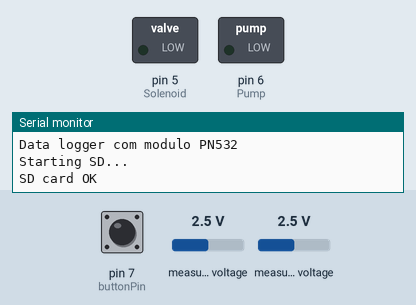
This sketch was run on a simulated Arduino Uno, built with avr-gcc and run on an emulated ATmega328P. Parts: switched loads named in the sketch (green lamp = pin HIGH), the last lines printed to the serial monitor. The test bench sets the inputs (shaded band); at power-on: pin 7 (buttonPin) LOW, measured voltage 2.5 V. The local clock reads 2024-03-15 10:24:30 at power-on unless the sketch sets it; storage starts empty.

Above: at 1.2 s.
1.3 s: pin 7 (buttonPin) pulled HIGH for 0.15 s
At 2.7 s:
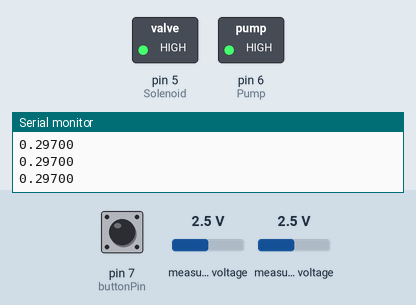
Timing chart, 0 to 4.3 s (numbered marks = the images above; inputs shaded):
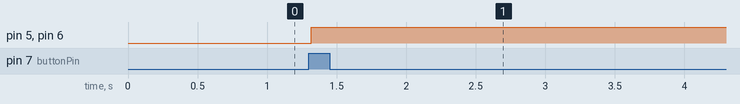

Measured:
- after the input at 1.3 s, pin 5 (Solenoid), pin 6 (Pump): LOW → HIGH at once

The sketch:

Pneumatron_shield_manual.ino
```cpp
int Pump = 6;
int Solenoid = 5;

const int buttonPin = 7;
int buttonState = 0;

long time_1 = 1;
long time_2 = 1;
long measure = 1;

#include "RTClib.h"
#include <SPI.h>
#include <SD.h>
#include <Wire.h>
#include <Adafruit_ADS1015.h>
Adafruit_ADS1115 ads(0x48);

float pressure = 0.0;
int Pino_CS = 10;

RTC_DS1307 rtc;
File file;

void setup() {
   Serial.begin(9600);
   ads.begin();
   ads.setGain(GAIN_EIGHT);
// ads1015.setGain(GAIN_TWOTHIRDS);  // 2/3x gain +/- 6.144V  1 bit = 3mV (default)
// ads1015.setGain(GAIN_ONE);     // 1x gain   +/- 4.096V  1 bit = 2mV
// ads1015.setGain(GAIN_TWO);     // 2x gain   +/- 2.048V  1 bit = 1mV
// ads1015.setGain(GAIN_FOUR);    // 4x gain   +/- 1.024V  1 bit = 0.5mV
// ads1015.setGain(GAIN_EIGHT);   // 8x gain   +/- 0.512V  1 bit = 0.25mV
// ads1015.setGain(GAIN_SIXTEEN); // 16x gain  +/- 0.256V  1 bit = 0.125mV

  pinMode(6, OUTPUT);
  pinMode(5, OUTPUT);
  pinMode(buttonPin, INPUT);
  digitalWrite(Pump, LOW);
  digitalWrite(Solenoid, LOW);

    Serial.println("Data logger com modulo PN532");
    Serial.println();

   //Inicia o cartao SD

  Serial.println("Starting SD...");
  if (!SD.begin(Pino_CS))
  {
    Serial.println("error to start SD!");
    return;
  }
  Serial.println("SD card OK");
  Serial.println();

  //Verifica as condicoes do RTC
  if (! rtc.begin())
  {
    Serial.println("RTC not found!");
    while (1);
  }
  if (! rtc.isrunning())
  {
    Serial.println("RTC is not working");

    rtc.adjust(DateTime(F(__DATE__), F(__TIME__)));
    //A linha abaixo permite ajustar manualmente a data e hora do RTC
    //Formato: DateTime(ano, mes, dia, hora, minuto, segundo)
    //rtc.adjust(DateTime(2014, 1, 21, 3, 0, 0));
  }
  rtc.adjust(DateTime(F(__DATE__), F(__TIME__)));
}


void loop() {
      buttonState = digitalRead(buttonPin);
      if (buttonState == HIGH)
      {
      for(int i = 0; i < 120; i++) // change time here
      {
     float pressure = ads.readADC_Differential_0_1();
    pressure = ((pressure)*(0.0183)+0.297);

     Serial.print(pressure, 5);
     Serial.println(" ");


        if (pressure > 50)
        {
        digitalWrite(Pump, LOW);
        digitalWrite(Solenoid, LOW);
        }
        else if (pressure < 10)
        {
        digitalWrite(Pump, HIGH);
        digitalWrite(Solenoid, HIGH);
        }

  file = SD.open("log.txt", FILE_WRITE);
  DateTime now = rtc.now();
  Serial.print(now.day() < 10 ? "0" : "");
  file.print(now.day(), DEC);
  file.print('/');
  file.print(now.month() < 10 ? "0" : "");
  file.print(now.month(), DEC);
  file.print('/');
  file.print(now.year(), DEC);
  file.print(' ');
  file.print(now.hour() < 10 ? "0" : "");
  file.print(now.hour(), DEC);
  file.print(':');
  file.print(now.minute() < 10 ? "0" : "");
  file.print(now.minute(), DEC);
  file.print(':');
  file.print(now.second() < 10 ? "0" : "");
  file.print(now.second(), DEC);
  file.print(' ');
  file.print(time_1);
  file.print(' ');
  file.print(measure);
  file.print(' ');
  file.print(time_2);
  file.print(' ');
  file.print(pressure, 5);
  file.println("");
  file.close();

        delay(500);
        time_1++;
        time_2++;
    }
      measure++;
      time_2 = 1;
    }
}
```
